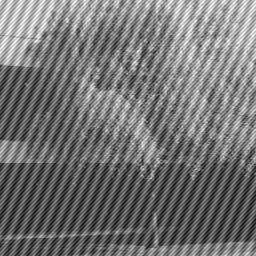
#> input picture arbol.png, 256 x 256 px
$ python Fourier2D.py
#> lines starting #> are read from the running program, lines starting #| are printed output that depends on the picture
from scipy import fftpack
import numpy as np
import matplotlib.pyplot as plt

#####Primer punto######
####Almacenamos la imagen en un arreglo de numpy
img = plt.imread('arbol.png')
#> img is the input picture: shape (256, 256) float32; min 0.0471, max 1, mean 0.456
######Segundo punto#####
#Graficamos la transformada sin el filtro
img_ft = fftpack.fft2(img, axes=(0, 1))
img_ft = fftpack.fftshift( img_ft )
ps=np.log10(np.abs(img_ft)**2)
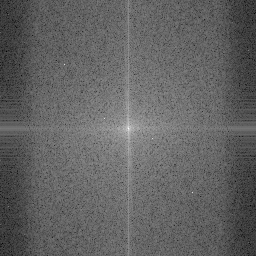
#> ps: shape (256, 256) float32; min -3.92, max 8.95, mean 1.07; drawn with min black and max white
fig = plt.figure(1, figsize=(9.5,9))
plt.imshow(ps,cmap='ocean')
bar=plt.colorbar()
bar.ax.set_ylabel('$\mathrm{Intensidad}$')
plt.title('Transformada de Fourier de la imagen sin filtro')
plt.xlabel(r'$X$')
plt.ylabel(r'$Y$')
plt.savefig('PerezSantiago_FT2D.pdf')
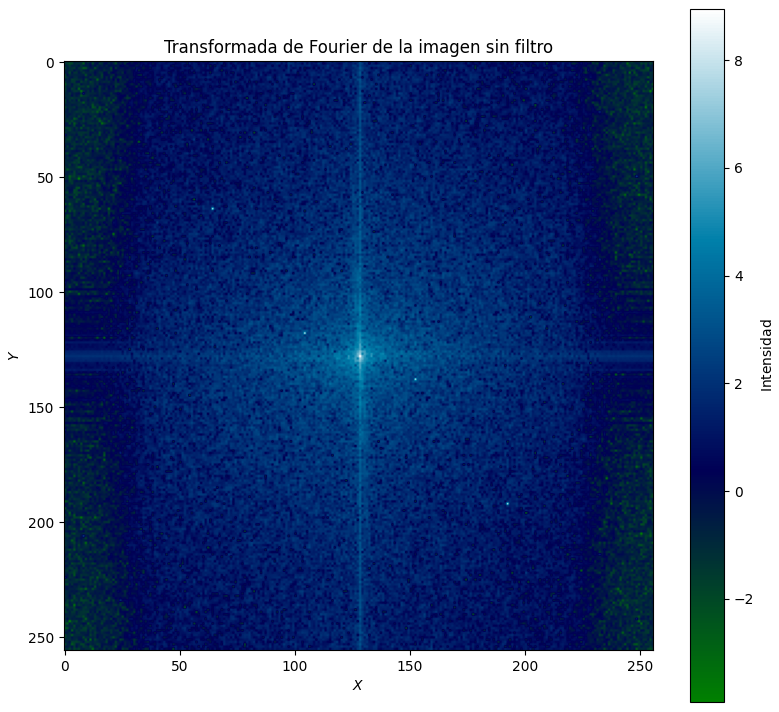
#> figure drawn by matplotlib, 2 panels
plt.close()
